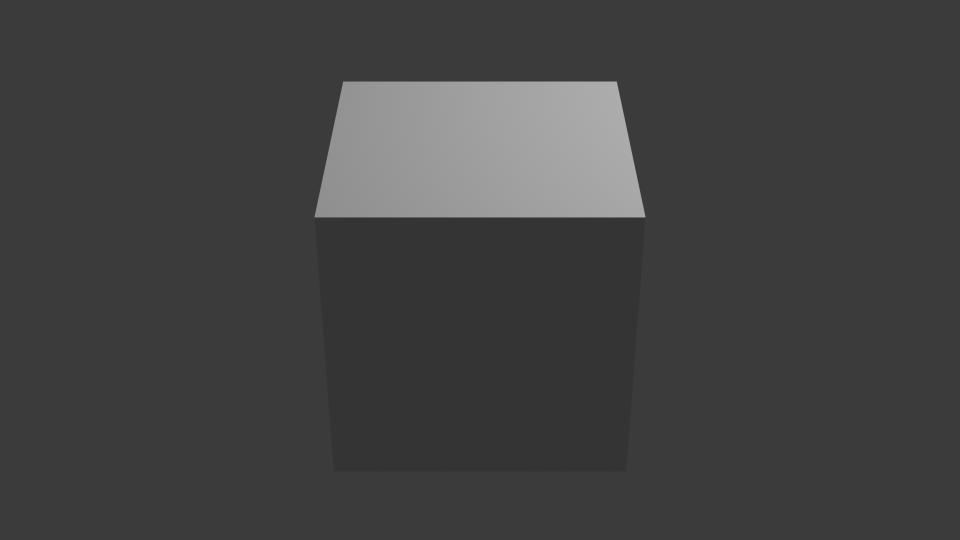
#> input picture data/rendered/test.png, 1920 x 1080 px (shown at 1/2 size)
$ python contact_sheet.py ../data/rendered
#> lines starting #> are read from the running program, lines starting #| are printed output that depends on the picture; after the words box and inside, x2 and y2 are one past the last pixel; in counts of white or black regions, pixels touching at a corner belong together
"""
contact_sheet.py — put many images into one grid picture (with file names).

Use it to (1) preview candidate meshes, (2) compare 100 Mooneys quickly when
picking the top 10, (3) make the "10 originals + 10 Mooneys" slide.

    python contact_sheet.py ../Original -o sheet_original.png --cols 10
    python contact_sheet.py ../Mooney  -o sheet_mooney.png  --cols 10 --size 160
    python contact_sheet.py ../Original ../Mooney -o pairs.png --cols 10   # row pairs: original above Mooney
"""

import argparse
from pathlib import Path

import cv2
import numpy as np

EXTS = {".png", ".jpg", ".jpeg"}


def load(path, size):
#> called with size = 160
    img = cv2.imread(str(path), cv2.IMREAD_UNCHANGED)
#> img is the input picture: shape (1080, 1920, 4); mean B, G, R, A 65.7, 65.7, 65.7, 255
    if img.ndim == 2:
        img = cv2.cvtColor(img, cv2.COLOR_GRAY2BGR)
    elif img.shape[2] == 4:                      # transparent -> black background
        a = img[:, :, 3:4].astype(np.float32) / 255
#> a: shape (1080, 1920, 1) float32; every value is 1
        img = (img[:, :, :3] * a).astype(np.uint8)
#> img: shape (1080, 1920, 3)
    return cv2.resize(img, (size, size), interpolation=cv2.INTER_AREA)
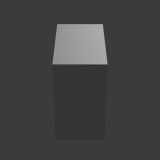
#> returned value: shape (160, 160, 3); min 52, max 172, mean 65.8


def tile(img, label, size):
#> called with label = 'test', size = 160
    canvas = np.full((size + 18, size, 3), 40, np.uint8)
#> canvas: shape (178, 160, 3); every value is 40
    canvas[:size] = img
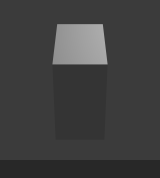
#> canvas: shape (178, 160, 3); min 40, max 172, mean 63.2
    cv2.putText(canvas, label[:int(size / 6.5)], (3, size + 13), cv2.FONT_HERSHEY_SIMPLEX,
                0.35, (230, 230, 230), 1, cv2.LINE_AA)
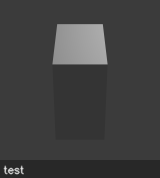
#> canvas: shape (178, 160, 3); 0.54% of pixels changed, all inside (x1, y1, x2, y2) = (3, 165, 24, 175)
    return canvas


def main():
    ap = argparse.ArgumentParser()
    ap.add_argument("folders", nargs="+", help="one folder, or two folders to interleave (A above B)")
    ap.add_argument("-o", "--output", default="contact_sheet.png")
    ap.add_argument("--cols", type=int, default=10)
    ap.add_argument("--size", type=int, default=160, help="tile size in px")
    a = ap.parse_args()

    lists = [sorted(p for p in Path(f).iterdir() if p.suffix.lower() in EXTS) for f in a.folders]
    names = [p.name for p in lists[0]]
    tiles_per_folder = [[tile(load(p, a.size), p.stem, a.size) for p in ps] for ps in lists]
#> tiles_per_folder = 1 item

    blank = np.zeros_like(tiles_per_folder[0][0])
    rows = []
    for start in range(0, len(names), a.cols):
        for tiles in tiles_per_folder:           # with 2 folders: original row, then Mooney row
            chunk = tiles[start:start + a.cols]
            chunk += [blank] * (a.cols - len(chunk))
            rows.append(np.hstack(chunk))
    cv2.imwrite(a.output, np.vstack(rows))
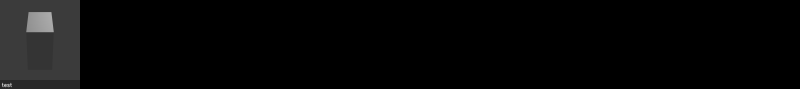
#> saved as contact_sheet.png: shape (178, 1600, 3) (shown at 1/2 size); min 0, max 227, mean 6.4
    print(f"Wrote {a.output} ({len(names)} images)")


if __name__ == "__main__":
    main()
